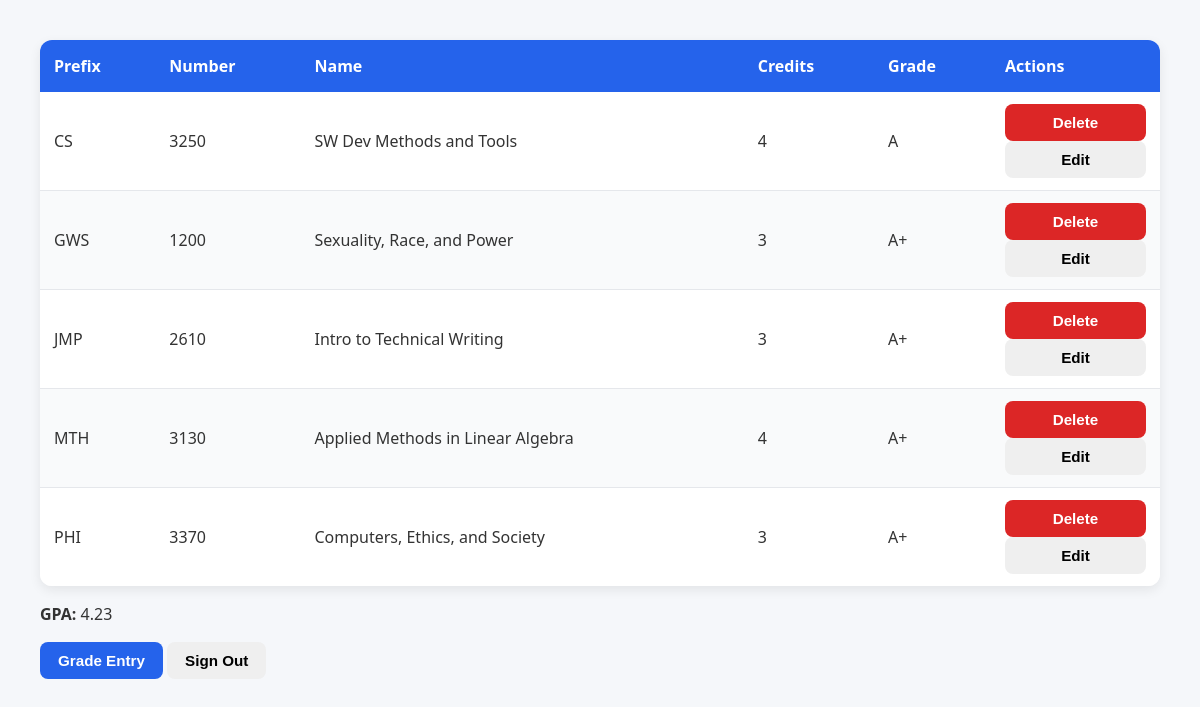
The app's page /enrollments (signed in) with its own data.
### src/app/models.py (models this page shows)
class Enrollment(db.Model):
    __tablename__ = 'enrollments'
    user_id = db.Column(db.String, db.ForeignKey('users.id'), primary_key=True)
    course_prefix = db.Column(db.String, primary_key=True)
    course_number = db.Column(db.String, primary_key=True)
    grade = db.Column(db.String)
    __table_args__ = (
        db.ForeignKeyConstraint(['course_prefix', 'course_number'], ['courses.prefix', 'courses.number']),
    )
    user = db.relationship('User', back_populates='enrollments')
    course = db.relationship('Course', back_populates='enrollments')

class Course(db.Model):
    __tablename__ = 'courses'
    prefix = db.Column(db.String, primary_key=True)
    number = db.Column(db.String, primary_key=True)
    name = db.Column(db.String)
    credits = db.Column(db.Integer)
    enrollments = db.relationship('Enrollment', back_populates='course')
    students = association_proxy('enrollments', 'user')

### src/app/routes.py (the view)
@app.route('/enrollments')
@login_required
def list_enrollments():
    current_id = current_user.id
    enroll = Enrollment.query.filter(Enrollment.user_id == current_id).all()
    gpa = calculate_gpa(enroll)
    delete_form = DeleteEnrollmentForm()
    return render_template(
        'enrollments.html',
        enrollments=enroll,
        gpa=gpa,
        delete_form=delete_form
    )

### src/app/forms.py
class DeleteEnrollmentForm(FlaskForm):
    submit = SubmitField('Delete')

### src/app/__init__.py (called while the page is built)
@login_manager.user_loader
def load_user(id):
    try:
        return db.session.query(User).filter(User.id==id).one()
    except:
        return None

### src/gpacgo_lib/__init__.py (called while the page is built)
def calculate_gpa(enrollments):
    total_quality_points = 0
    total_credits = 0
    for enrollment in enrollments:
        grade = enrollment.grade
        credits = enrollment.course.credits
        if grade in GRADE_POINTS and credits:
            total_quality_points += GRADE_POINTS[grade] * credits
            total_credits += credits
    if total_credits == 0:
        return 0
    return total_quality_points / total_credits

### templates/enrollments.html (shortened to what this page needs)
{% extends 'base.html' %}
{% block main %}
    <table>
        <tr>
            <th>Prefix</th>
            <th>Number</th>
            <th>Name</th>
            <th>Credits</th>
            <th>Grade</th>
            <th>Actions</th>
        </tr>
        {% for enrollment in enrollments %}
            {% if loop.index % 2 == 0 %}
                <tr class="even_row">
            {% else %}
                <tr class="odd_row">
            {% endif %}
                    <td>{{ enrollment.course.prefix }}</td>
                    <td>{{ enrollment.course.number }}</td>
                    <td>{{ enrollment.course.name }}</td>
                    <td>{{ enrollment.course.credits }}</td>
                    <td>{{ enrollment.grade if enrollment.grade else '-' }}</td>
                    <td>
                        <form action="{{ url_for('delete_enrollment', course_prefix=enrollment.course.prefix, course_number=enrollment.course.number) }}" method="POST" onsubmit="return confirm('Delete this enrollment?')">
                            {{ delete_form.submit(class_='delete_button') }}
                        </form>
                        <button type="button" class="button edit_button" onclick=simple_action("{{ url_for('update_enrollment', course_prefix=enrollment.course.prefix, course_number=enrollment.course.number) }}")>Edit</button>
                    </td>
                </tr>
        {% endfor %}
    </table>
    <p><strong>GPA:</strong> <span class="{{ 'low_gpa' if gpa < 2.5 else '' }}">{{ '%.2f' | format(gpa) }}</span></p>
    <button type="button" class="create_button" onclick=simple_action("{{ url_for('create_enrollment') }}")>Grade Entry</button>
    <button type="button" class="button" onclick=simple_action("{{ url_for('signout') }}")>Sign Out</button>
{% endblock %}

### templates/base.html (shortened to what this page needs)
<!DOCTYPE html>
<html lang="en">
<head>
    <link rel="stylesheet"  type="text/css" href="{{ url_for('.static', filename='style.css')}} ">
</head>
<body>
{% block main %}
{% endblock %}
</body>
</html>

### static/style.css (style rules this page uses)
body { font-family: "Segoe UI", Tahoma, Geneva, Verdana, sans-serif; font-size: 16px; background-color: #f5f7fa; color: #333; margin: 40px; line-height: 1.5; }
table { width: 100%; border-collapse: collapse; background: white; border-radius: 12px; overflow: hidden; box-shadow: 0 4px 12px rgba(0,0,0,.08); }
th { background: #2563eb; color: white; padding: 14px; text-align: left; font-weight: 600; }
td { padding: 12px 14px; border-bottom: 1px solid #e5e7eb; }
tr:last-child td { border-bottom: none; }
.odd_row { background-color: #ffffff; }
.even_row { background-color: #f9fafb; }
input, select, textarea { width: 100%; max-width: 700px; padding: 10px 12px; border: 1px solid #d1d5db; border-radius: 8px; font-size: 1rem; transition: all .2s ease; box-sizing: border-box; }
button, input[type="submit"] { border: none; border-radius: 8px; padding: 10px 18px; font-size: 0.95rem; font-weight: 600; cursor: pointer; transition: all .2s ease; }
.create_button { background: #2563eb; color: white; }
.delete_button { background: #dc2626; color: white; }
.edit_button { width: 100%; max-width: 700px; box-sizing: border-box; }

### records on screen
Enrollment: course.prefix "CS", course.number "3250", course.name "SW Dev Methods and Tools", course.credits "4", grade "A"
Enrollment: course.prefix "GWS", course.number "1200", course.name "Sexuality, Race, and Power", course.credits "3", grade "A+"
Enrollment: course.prefix "JMP", course.number "2610", course.name "Intro to Technical Writing", course.credits "3", grade "A+"
Enrollment: course.prefix "MTH", course.number "3130", course.name "Applied Methods in Linear Algebra", course.credits "4", grade "A+"
Enrollment: course.prefix "PHI", course.number "3370", course.name "Computers, Ethics, and Society", course.credits "3", grade "A+"

### other values on screen
{{ '%.2f' | format(gpa) }} "4.23"
